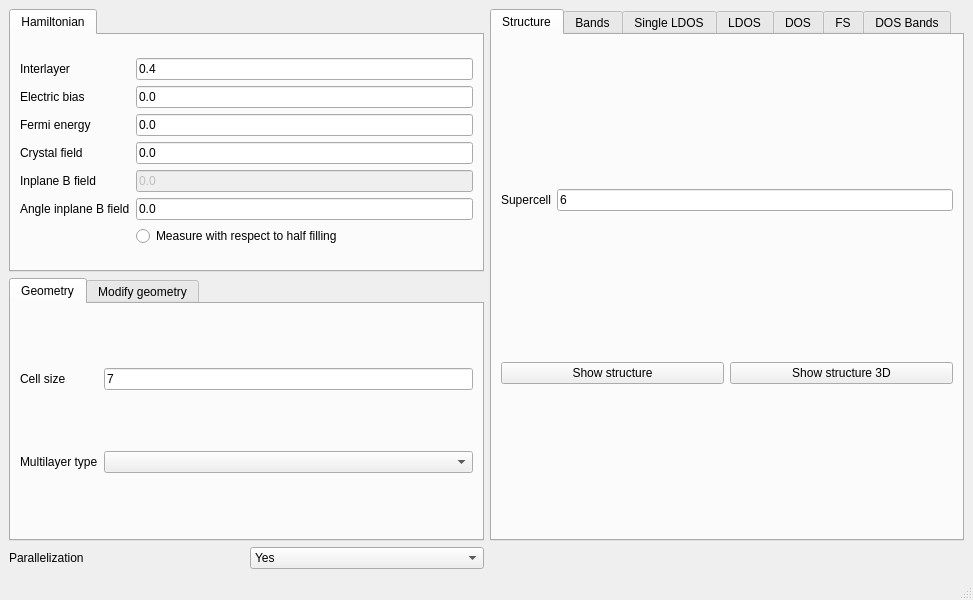
<?xml version="1.0" encoding="UTF-8"?>
<ui version="4.0">
 <class>MainWindow</class>
 <widget class="QMainWindow" name="MainWindow">
  <property name="geometry">
   <rect>
    <x>0</x>
    <y>0</y>
    <width>973</width>
    <height>600</height>
   </rect>
  </property>
  <property name="windowTitle">
   <string>Twisted multilayer graphene</string>
  </property>
  <widget class="QWidget" name="centralwidget">
   <layout class="QGridLayout" name="gridLayout_17">
    <item row="0" column="0">
     <widget class="QTabWidget" name="tabWidget_3">
      <property name="currentIndex">
       <number>0</number>
      </property>
      <widget class="QWidget" name="tab_12">
       <attribute name="title">
        <string>Hamiltonian</string>
       </attribute>
       <layout class="QGridLayout" name="gridLayout_14">
        <item row="0" column="0">
         <layout class="QGridLayout" name="gridLayout">
          <item row="0" column="0">
           <widget class="QLabel" name="label">
            <property name="text">
             <string>Interlayer</string>
            </property>
           </widget>
          </item>
          <item row="1" column="0">
           <widget class="QLabel" name="label_2">
            <property name="text">
             <string>Electric bias</string>
            </property>
           </widget>
          </item>
          <item row="2" column="0">
           <widget class="QLabel" name="label_4">
            <property name="text">
             <string>Fermi energy</string>
            </property>
           </widget>
          </item>
          <item row="0" column="1">
           <widget class="QLineEdit" name="tinter">
            <property name="text">
             <string>0.4</string>
            </property>
           </widget>
          </item>
          <item row="1" column="1">
           <widget class="QLineEdit" name="interlayer_bias">
            <property name="text">
             <string>0.0</string>
            </property>
           </widget>
          </item>
          <item row="2" column="1">
           <widget class="QLineEdit" name="fermi">
            <property name="text">
             <string>0.0</string>
            </property>
           </widget>
          </item>
          <item row="6" column="1">
           <widget class="QRadioButton" name="set_half_filling">
            <property name="text">
             <string>Measure with respect to half filling</string>
            </property>
           </widget>
          </item>
          <item row="3" column="0">
           <widget class="QLabel" name="label_3">
            <property name="text">
             <string>Crystal field</string>
            </property>
           </widget>
          </item>
          <item row="3" column="1">
           <widget class="QLineEdit" name="crystalfield">
            <property name="toolTip">
             <string>Crystal field Hartree term, makes the edge atoms inequivalent</string>
            </property>
            <property name="text">
             <string>0.0</string>
            </property>
           </widget>
          </item>
          <item row="5" column="0">
           <widget class="QLabel" name="label_20">
            <property name="text">
             <string>Angle inplane B field</string>
            </property>
           </widget>
          </item>
          <item row="5" column="1">
           <widget class="QLineEdit" name="inplaneb_phi">
            <property name="text">
             <string>0.0</string>
            </property>
           </widget>
          </item>
          <item row="4" column="0">
           <widget class="QLabel" name="label_18">
            <property name="text">
             <string>Inplane B field</string>
            </property>
           </widget>
          </item>
          <item row="4" column="1">
           <widget class="QLineEdit" name="inplaneb">
            <property name="enabled">
             <bool>false</bool>
            </property>
            <property name="text">
             <string>0.0</string>
            </property>
           </widget>
          </item>
         </layout>
        </item>
       </layout>
      </widget>
     </widget>
    </item>
    <item row="0" column="1" rowspan="2">
     <widget class="QTabWidget" name="tabWidget">
      <property name="currentIndex">
       <number>0</number>
      </property>
      <widget class="QWidget" name="tab_2">
       <attribute name="title">
        <string>Structure</string>
       </attribute>
       <layout class="QGridLayout" name="gridLayout_8">
        <item row="1" column="0">
         <widget class="QPushButton" name="show_structure">
          <property name="text">
           <string>Show structure</string>
          </property>
         </widget>
        </item>
        <item row="1" column="1">
         <widget class="QPushButton" name="show_structure_3d">
          <property name="text">
           <string>Show structure 3D</string>
          </property>
         </widget>
        </item>
        <item row="0" column="0" colspan="2">
         <layout class="QGridLayout" name="gridLayout_5">
          <item row="0" column="1">
           <widget class="QLineEdit" name="nsuper_struct">
            <property name="text">
             <string>6</string>
            </property>
           </widget>
          </item>
          <item row="0" column="0">
           <widget class="QLabel" name="label_12">
            <property name="text">
             <string>Supercell</string>
            </property>
           </widget>
          </item>
         </layout>
        </item>
       </layout>
      </widget>
      <widget class="QWidget" name="tab">
       <attribute name="title">
        <string>Bands</string>
       </attribute>
       <layout class="QGridLayout" name="gridLayout_9">
        <item row="0" column="0">
         <layout class="QGridLayout" name="gridLayout_3">
          <item row="2" column="0">
           <widget class="QLabel" name="label_7">
            <property name="text">
             <string>nbands</string>
            </property>
           </widget>
          </item>
          <item row="1" column="0">
           <widget class="QLabel" name="label_6">
            <property name="text">
             <string>nkpoints</string>
            </property>
           </widget>
          </item>
          <item row="2" column="1">
           <widget class="QLineEdit" name="nbands">
            <property name="text">
             <string>20</string>
            </property>
           </widget>
          </item>
          <item row="1" column="1">
           <widget class="QLineEdit" name="nk_bands">
            <property name="text">
             <string>100</string>
            </property>
           </widget>
          </item>
          <item row="0" column="0">
           <widget class="QLabel" name="label_16">
            <property name="text">
             <string>Operator</string>
            </property>
           </widget>
          </item>
          <item row="0" column="1">
           <widget class="QComboBox" name="bands_color">
            <item>
             <property name="text">
              <string>None</string>
             </property>
            </item>
            <item>
             <property name="text">
              <string>Valley</string>
             </property>
            </item>
            <item>
             <property name="text">
              <string>IPR</string>
             </property>
            </item>
            <item>
             <property name="text">
              <string>Layer</string>
             </property>
            </item>
            <item>
             <property name="text">
              <string>Berry</string>
             </property>
            </item>
           </widget>
          </item>
         </layout>
        </item>
        <item row="1" column="0">
         <widget class="QPushButton" name="show_bands">
          <property name="text">
           <string>Bandstructure</string>
          </property>
         </widget>
        </item>
       </layout>
      </widget>
      <widget class="QWidget" name="tab_3">
       <attribute name="title">
        <string>Single LDOS</string>
       </attribute>
       <layout class="QGridLayout" name="gridLayout_10">
        <item row="0" column="0">
         <layout class="QGridLayout" name="gridLayout_4">
          <item row="0" column="1">
           <widget class="QLineEdit" name="delta_ldos_single">
            <property name="text">
             <string>0.01</string>
            </property>
           </widget>
          </item>
          <item row="1" column="0">
           <widget class="QLabel" name="label_9">
            <property name="text">
             <string>Energy</string>
            </property>
           </widget>
          </item>
          <item row="3" column="1">
           <widget class="QLineEdit" name="nsuper_ldos_single">
            <property name="text">
             <string>3</string>
            </property>
           </widget>
          </item>
          <item row="3" column="0">
           <widget class="QLabel" name="label_10">
            <property name="text">
             <string>Supercell</string>
            </property>
           </widget>
          </item>
          <item row="1" column="1">
           <widget class="QLineEdit" name="energy_ldos_single">
            <property name="text">
             <string>0.0</string>
            </property>
           </widget>
          </item>
          <item row="0" column="0">
           <widget class="QLabel" name="label_8">
            <property name="text">
             <string>Smearing</string>
            </property>
           </widget>
          </item>
          <item row="2" column="0">
           <widget class="QLabel" name="label_11">
            <property name="text">
             <string># kpoints</string>
            </property>
           </widget>
          </item>
          <item row="2" column="1">
           <widget class="QLineEdit" name="nk_ldos_single">
            <property name="text">
             <string>10</string>
            </property>
           </widget>
          </item>
         </layout>
        </item>
        <item row="1" column="0">
         <widget class="QPushButton" name="show_ldos_single">
          <property name="text">
           <string>Show LDOS</string>
          </property>
         </widget>
        </item>
       </layout>
      </widget>
      <widget class="QWidget" name="tab_7">
       <attribute name="title">
        <string>LDOS</string>
       </attribute>
       <layout class="QGridLayout" name="gridLayout_19">
        <item row="0" column="0">
         <layout class="QGridLayout" name="gridLayout_18">
          <item row="1" column="1">
           <widget class="QLineEdit" name="multildos_nk">
            <property name="toolTip">
             <string>Number of kpoints used</string>
            </property>
            <property name="text">
             <string>10</string>
            </property>
           </widget>
          </item>
          <item row="4" column="1">
           <widget class="QLineEdit" name="multildos_delta">
            <property name="toolTip">
             <string>Energy smearing</string>
            </property>
            <property name="text">
             <string>0.003</string>
            </property>
           </widget>
          </item>
          <item row="4" column="0">
           <widget class="QLabel" name="label_23">
            <property name="text">
             <string>Smearing</string>
            </property>
           </widget>
          </item>
          <item row="0" column="0">
           <widget class="QLabel" name="label_24">
            <property name="text">
             <string>Energy window</string>
            </property>
           </widget>
          </item>
          <item row="5" column="0" colspan="2">
           <widget class="QPushButton" name="show_multildos">
            <property name="text">
             <string>Show LDOS</string>
            </property>
           </widget>
          </item>
          <item row="0" column="1">
           <widget class="QLineEdit" name="multildos_ewindow">
            <property name="toolTip">
             <string>Energy window</string>
            </property>
            <property name="text">
             <string>0.3</string>
            </property>
           </widget>
          </item>
          <item row="1" column="0">
           <widget class="QLabel" name="label_25">
            <property name="text">
             <string>Number of kpoints</string>
            </property>
           </widget>
          </item>
          <item row="2" column="0">
           <widget class="QLabel" name="label_26">
            <property name="text">
             <string>Number of unit cells</string>
            </property>
           </widget>
          </item>
          <item row="2" column="1">
           <widget class="QLineEdit" name="multildos_nrep">
            <property name="toolTip">
             <string>Number of replicas of the unit cell to plot</string>
            </property>
            <property name="text">
             <string>6</string>
            </property>
           </widget>
          </item>
          <item row="3" column="1">
           <widget class="QLineEdit" name="multildos_numw">
            <property name="toolTip">
             <string>Number of wavefunctions computed around E=0 to calculate the LDOS</string>
            </property>
            <property name="text">
             <string>20</string>
            </property>
           </widget>
          </item>
          <item row="3" column="0">
           <widget class="QLabel" name="label_32">
            <property name="text">
             <string>Number of waves</string>
            </property>
           </widget>
          </item>
         </layout>
        </item>
       </layout>
      </widget>
      <widget class="QWidget" name="tab_4">
       <attribute name="title">
        <string>DOS</string>
       </attribute>
       <layout class="QGridLayout" name="gridLayout_12">
        <item row="1" column="0">
         <widget class="QPushButton" name="show_dos">
          <property name="text">
           <string>Show DOS</string>
          </property>
         </widget>
        </item>
        <item row="0" column="0">
         <layout class="QGridLayout" name="gridLayout_6">
          <item row="0" column="1">
           <widget class="QLineEdit" name="delta_dos">
            <property name="enabled">
             <bool>true</bool>
            </property>
            <property name="text">
             <string>0.005</string>
            </property>
           </widget>
          </item>
          <item row="1" column="0">
           <widget class="QLabel" name="label_17">
            <property name="text">
             <string># kpoints</string>
            </property>
           </widget>
          </item>
          <item row="0" column="0">
           <widget class="QLabel" name="label_13">
            <property name="enabled">
             <bool>true</bool>
            </property>
            <property name="text">
             <string>Smearing</string>
            </property>
           </widget>
          </item>
          <item row="1" column="1">
           <widget class="QLineEdit" name="nk_dos">
            <property name="text">
             <string>100</string>
            </property>
           </widget>
          </item>
          <item row="3" column="1">
           <widget class="QComboBox" name="mode_dos">
            <item>
             <property name="text">
              <string>Lowest</string>
             </property>
            </item>
            <item>
             <property name="text">
              <string>KPM</string>
             </property>
            </item>
           </widget>
          </item>
          <item row="3" column="0">
           <widget class="QLabel" name="label_14">
            <property name="text">
             <string>Calculation mode</string>
            </property>
           </widget>
          </item>
          <item row="2" column="0">
           <widget class="QLabel" name="label_15">
            <property name="text">
             <string># of waves for Lowest mode</string>
            </property>
           </widget>
          </item>
          <item row="2" column="1">
           <widget class="QLineEdit" name="numw_dos">
            <property name="toolTip">
             <string>Number of wavefunctions used for the calculation of DOS for the Lowest mode. Increase to see a bigger energy window</string>
            </property>
            <property name="text">
             <string>20</string>
            </property>
           </widget>
          </item>
         </layout>
        </item>
       </layout>
      </widget>
      <widget class="QWidget" name="tab_6">
       <attribute name="title">
        <string>FS</string>
       </attribute>
       <layout class="QGridLayout" name="gridLayout_16">
        <item row="0" column="0">
         <layout class="QGridLayout" name="gridLayout_15">
          <item row="2" column="1">
           <widget class="QLineEdit" name="fs_nk">
            <property name="text">
             <string>60</string>
            </property>
           </widget>
          </item>
          <item row="0" column="1">
           <widget class="QLineEdit" name="fs_ewindow">
            <property name="text">
             <string>0.05</string>
            </property>
           </widget>
          </item>
          <item row="2" column="0">
           <widget class="QLabel" name="label_52">
            <property name="text">
             <string>Number of kpoints</string>
            </property>
           </widget>
          </item>
          <item row="4" column="0" colspan="2">
           <widget class="QPushButton" name="show_fermi_surface">
            <property name="text">
             <string>Show Fermi surface</string>
            </property>
           </widget>
          </item>
          <item row="1" column="0">
           <widget class="QLabel" name="label_49">
            <property name="text">
             <string>Smearing</string>
            </property>
           </widget>
          </item>
          <item row="1" column="1">
           <widget class="QLineEdit" name="fs_delta">
            <property name="text">
             <string>0.0005</string>
            </property>
           </widget>
          </item>
          <item row="0" column="0">
           <widget class="QLabel" name="label_42">
            <property name="text">
             <string>Energy window</string>
            </property>
           </widget>
          </item>
          <item row="3" column="0">
           <widget class="QLabel" name="label_22">
            <property name="text">
             <string>Number of waves</string>
            </property>
           </widget>
          </item>
          <item row="3" column="1">
           <widget class="QLineEdit" name="fs_numw">
            <property name="text">
             <string>8</string>
            </property>
           </widget>
          </item>
         </layout>
        </item>
       </layout>
      </widget>
      <widget class="QWidget" name="tab_5">
       <attribute name="title">
        <string>DOS Bands</string>
       </attribute>
       <layout class="QGridLayout" name="gridLayout_13">
        <item row="0" column="0">
         <layout class="QGridLayout" name="gridLayout_11">
          <item row="1" column="1">
           <widget class="QLineEdit" name="delta_kbands">
            <property name="text">
             <string>0.01</string>
            </property>
           </widget>
          </item>
          <item row="3" column="0">
           <widget class="QLabel" name="label_29">
            <property name="text">
             <string>Energy window</string>
            </property>
           </widget>
          </item>
          <item row="3" column="1">
           <widget class="QLineEdit" name="window_kbands">
            <property name="text">
             <string>0.5</string>
            </property>
           </widget>
          </item>
          <item row="5" column="0">
           <widget class="QLabel" name="label_31">
            <property name="text">
             <string># vectors</string>
            </property>
           </widget>
          </item>
          <item row="5" column="1">
           <widget class="QLineEdit" name="nv_kbands">
            <property name="toolTip">
             <string>Number of vectors in KPM, increase this number to remove noise</string>
            </property>
            <property name="text">
             <string>2</string>
            </property>
           </widget>
          </item>
          <item row="1" column="0">
           <widget class="QLabel" name="label_27">
            <property name="text">
             <string>Smearing</string>
            </property>
           </widget>
          </item>
          <item row="2" column="1">
           <widget class="QLineEdit" name="ne_kbands">
            <property name="text">
             <string>400</string>
            </property>
           </widget>
          </item>
          <item row="2" column="0">
           <widget class="QLabel" name="label_28">
            <property name="text">
             <string># of energies</string>
            </property>
           </widget>
          </item>
          <item row="4" column="0">
           <widget class="QLabel" name="label_30">
            <property name="text">
             <string>KPM scale</string>
            </property>
           </widget>
          </item>
          <item row="4" column="1">
           <widget class="QLineEdit" name="scale_kbands">
            <property name="text">
             <string>4.0</string>
            </property>
           </widget>
          </item>
          <item row="0" column="1">
           <widget class="QLineEdit" name="nk_kbands">
            <property name="text">
             <string>100</string>
            </property>
           </widget>
          </item>
          <item row="0" column="0">
           <widget class="QLabel" name="label_19">
            <property name="text">
             <string># of kpoints</string>
            </property>
           </widget>
          </item>
         </layout>
        </item>
        <item row="1" column="0">
         <widget class="QPushButton" name="show_dosbands">
          <property name="toolTip">
           <string>This is equivalent to band structure calculation, but it can be applied for very large systems</string>
          </property>
          <property name="text">
           <string>Show DOS Bands</string>
          </property>
         </widget>
        </item>
       </layout>
      </widget>
     </widget>
    </item>
    <item row="1" column="0">
     <widget class="QTabWidget" name="tabWidget_2">
      <property name="currentIndex">
       <number>0</number>
      </property>
      <widget class="QWidget" name="tab_8">
       <attribute name="title">
        <string>Geometry</string>
       </attribute>
       <layout class="QHBoxLayout" name="horizontalLayout">
        <item>
         <layout class="QGridLayout" name="gridLayout_2">
          <item row="0" column="0">
           <widget class="QLabel" name="label_5">
            <property name="text">
             <string>Cell size</string>
            </property>
           </widget>
          </item>
          <item row="0" column="1">
           <widget class="QLineEdit" name="cell_size">
            <property name="text">
             <string>7</string>
            </property>
           </widget>
          </item>
          <item row="1" column="1">
           <widget class="QComboBox" name="multilayer_type"/>
          </item>
          <item row="1" column="0">
           <widget class="QLabel" name="label_33">
            <property name="text">
             <string>Multilayer type</string>
            </property>
           </widget>
          </item>
         </layout>
        </item>
       </layout>
      </widget>
      <widget class="QWidget" name="tab_9">
       <attribute name="title">
        <string>Modify geometry</string>
       </attribute>
       <layout class="QHBoxLayout" name="horizontalLayout_2">
        <item>
         <layout class="QGridLayout" name="gridLayout_27">
          <item row="0" column="0">
           <widget class="QCheckBox" name="remove_single_bonded">
            <property name="enabled">
             <bool>true</bool>
            </property>
            <property name="toolTip">
             <string>Remove atoms that have a single bond in the structure</string>
            </property>
            <property name="text">
             <string>Remove single bonds</string>
            </property>
            <property name="checked">
             <bool>false</bool>
            </property>
           </widget>
          </item>
          <item row="1" column="0">
           <widget class="QCheckBox" name="remove_selected">
            <property name="text">
             <string>Remove selected atoms</string>
            </property>
           </widget>
          </item>
          <item row="2" column="0">
           <widget class="QPushButton" name="select_atoms_removal">
            <property name="text">
             <string>Select atoms to remove</string>
            </property>
           </widget>
          </item>
         </layout>
        </item>
       </layout>
      </widget>
     </widget>
    </item>
    <item row="2" column="0">
     <layout class="QGridLayout" name="gridLayout_7">
      <item row="0" column="1">
       <widget class="QComboBox" name="use_parallelization">
        <item>
         <property name="text">
          <string>Yes</string>
         </property>
        </item>
        <item>
         <property name="text">
          <string>No</string>
         </property>
        </item>
       </widget>
      </item>
      <item row="0" column="0">
       <widget class="QLabel" name="label_21">
        <property name="text">
         <string>Parallelization</string>
        </property>
       </widget>
      </item>
     </layout>
    </item>
   </layout>
  </widget>
  <widget class="QMenuBar" name="menubar">
   <property name="geometry">
    <rect>
     <x>0</x>
     <y>0</y>
     <width>973</width>
     <height>20</height>
    </rect>
   </property>
  </widget>
  <widget class="QStatusBar" name="statusbar"/>
 </widget>
 <resources/>
 <connections/>
</ui>
